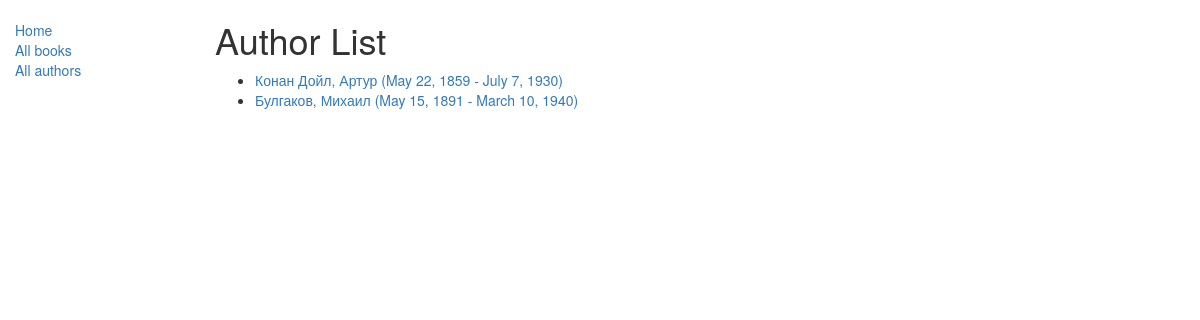
Screenshot of /catalog/authors/ with the database file from the repository.
### catalog/models.py (models this page shows, shortened)
class Author(models.Model):
    first_name = models.CharField(max_length=100)
    last_name = models.CharField(max_length=100)
    date_of_birth = models.DateField(null=True, blank=True)
    date_of_death = models.DateField('Died', null=True, blank=True)
    def get_absolute_url(self):
        return reverse('author-detail', args=[str(self.id)])

### catalog/views.py (the view)
# urls.py: path('authors/', views.AuthorListView.as_view(), name='author'),
class AuthorListView(generic.ListView):
    model = Author
    paginate_by = 10

### catalog/templates/catalog/author_list.html
{% extends "base_generic.html" %}
{% block content %}
    <h1>Author List</h1>
    {% if author_list %}
    <ul>
      {% for author in author_list %}
      <li>
          <a href="{{ author.get_absolute_url }}">{{author.last_name}}, {{author.first_name}} ({{author.date_of_birth}} - {{author.date_of_death}})</a>
      </li>
      {% endfor %}
    </ul>
    {% else %}
      <p>В библиотеке нет авторов.</p>
    {% endif %}
{% endblock %}

### rows the page displays
Author: last_name "Конан Дойл", first_name "Артур", date_of_birth "May 22, 1859", date_of_death "July 7, 1930"
Author: last_name "Булгаков", first_name "Михаил", date_of_birth "May 15, 1891", date_of_death "March 10, 1940"
